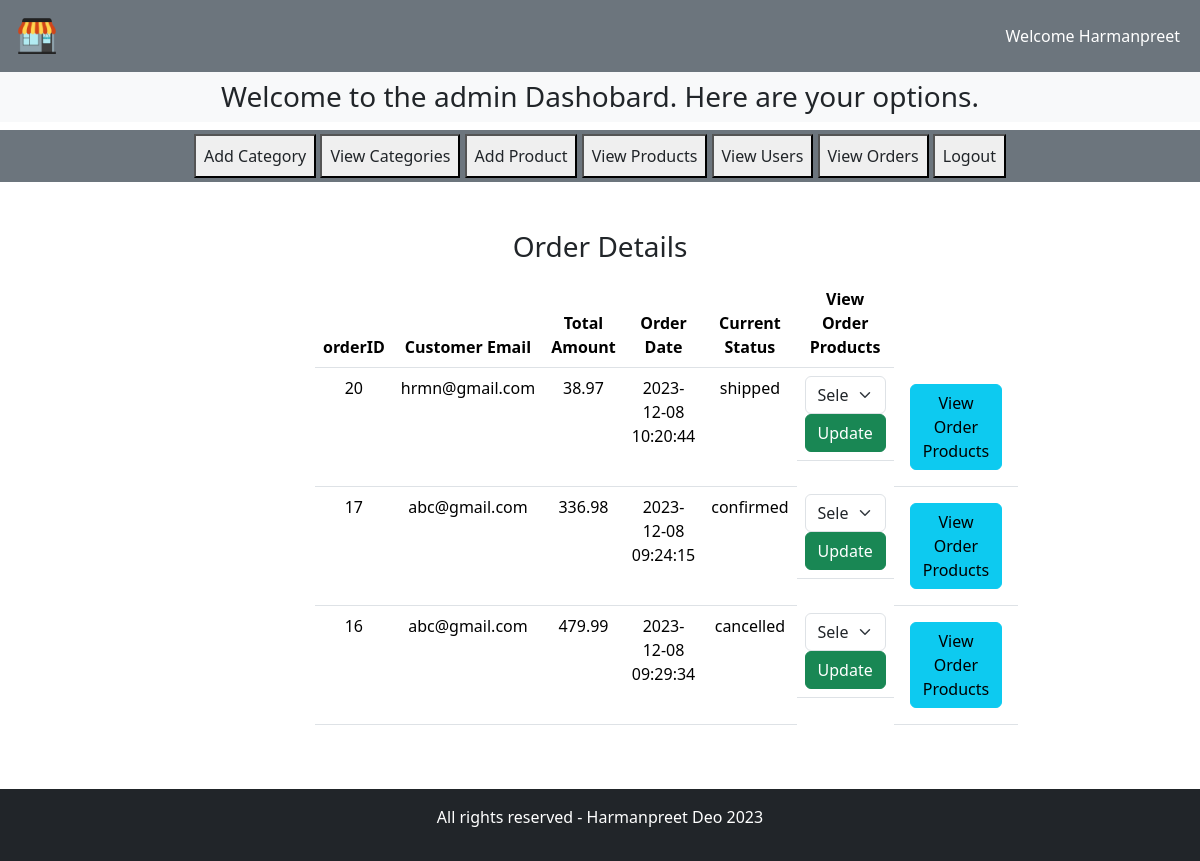
/estorephp/admin/index.php?viewOrders (signed in), run on the app's committed database.
### tables this page shows
CREATE TABLE `user_orders` (
  `orderID` int(11) NOT NULL,
  `userID` int(6) NOT NULL,
  `totalAmount` decimal(10,2) NOT NULL,
  `orderDate` timestamp NOT NULL DEFAULT current_timestamp() ON UPDATE current_timestamp(),
  `statusCode` int(2) NOT NULL
);

CREATE TABLE `users` (
  `userID` int(6) NOT NULL,
  `username` varchar(25) NOT NULL,
  `email` varchar(50) NOT NULL,
  `password` varchar(255) NOT NULL,
  `street` varchar(50) NOT NULL,
  `city` varchar(25) NOT NULL,
  `state` varchar(50) NOT NULL,
  `country` varchar(25) NOT NULL,
  `zipcode` varchar(6) NOT NULL
);

CREATE TABLE `status` (
  `statusCode` int(2) NOT NULL,
  `statusName` varchar(25) NOT NULL
);

### estorephp/controllers/AdminController.php (called while the page is built, shortened)
<?php
    class AdminController {
        private $model;
        public function __construct($model) {
            $this->model = $model;
        }
        public function getAdminName($id) {
            return $this->model->getAdminName($id);
        }
    }
?>

### estorephp/models/AdminModel.php (called while the page is built, shortened)
<?php
class AdminModel {
    private $db;
    public function __construct($db) {
        $this->db = $db;
    }
    public function getAdminname($id) {
        $query = "SELECT * FROM admins WHERE adminID = :adminID";
        $statement = $this->db->prepare($query);
        $statement->bindValue(':adminID', $id);
        $statement->execute();
        $admin = $statement->fetch();
        if($admin) {
            return $admin;
        }
    }
}
?>

### estorephp/controllers/OrderController.php (called while the page is built, shortened)
<?php
class OrderController {
    private $model;
    public function __construct($mdoel) {
        $this->model = $mdoel;
    }
    public function getOrderStaus($orderID) {
        return $this->model->getOrderStaus($orderID);
    }
    public function viewAllOrders() {
        return $this->model->viewAllOrders();
    }
}

### estorephp/models/OrderModel.php (called while the page is built, shortened)
<?php
    class OrderModel {
        private $db;
        public function __construct($db) {
            $this->db = $db;
        }
        public function getOrderStaus($orderID) {
            $query = "SELECT statusName FROM  status INNER JOIN user_orders
                    ON user_orders.statusCode = status.statusCode
                    WHERE user_orders.orderID = :orderID";
            $statement = $this->db->prepare($query);
            $statement->bindValue(':orderID', $orderID);
            $statement->execute();
            $status = $statement->fetch();
            if($status) {
                return $status['statusName'];
            }
        }
        public function viewAllOrders() {
            $query = "SELECT * FROM user_orders ORDER BY orderID DESC";
            $statement = $this->db->prepare($query);
            $statement->execute();
            $orders = $statement->fetchAll();
            if(count($orders) > 0) {return $orders;}
        }
    }
?>

### estorephp/controllers/UserController.php (called while the page is built, shortened)
<?php
    class UserController {
        private $model;
        public function __construct($model) {
            $this->model = $model;
        }
        public function getUserData($id) {
            return $this->model->getUserData($id);
        }
    }
?>

### estorephp/models/UserModel.php (called while the page is built, shortened)
<?php
    class UserModel {
        private $db;
        public function __construct($db) {
            $this->db = $db;
        }
        public function getUserData($id) {
            $query = "SELECT * FROM users WHERE userID = :userID";
            $statement = $this->db->prepare($query);
            $statement->bindValue(':userID', $id);
            $statement->execute();
            $user = $statement->fetch();
            return $user;
        }
    }
?>

### estorephp/admin/viewOrders.php (the view, shortened to what this page needs)
<?php
    include("../includes/connect.php");
    include("../models/OrderModel.php");
    include("../controllers/OrderController.php");
    include("../models/UserModel.php");
    include("../controllers/UserController.php");
    $userModel = new UserModel($db);
    $userController = new UserController($userModel);
    $orderModel = new OrderModel($db);
    $orderController = new OrderController($orderModel);
    $orders = $orderController->viewAllOrders();
?>
<div class="row">
    <div class="col-lg-3"></div>
    <div class="col-lg-6">
        <div class="row text-center">
            <h3> Order Details</h3>
            <table class="table table-hover mt-2">
                <thead>
                    <th>orderID</th>
                    <th>Customer Email</th>
                    <th>Total Amount</th>
                    <th>Order Date</th>
                    <th>Current Status</th>
                    <th>View Order Products</th>
                </thead>
                <tbody>
                <?php
                    if (isset($orders) && $orders != null) {
                        foreach($orders as $order) {
                            $user = $userController->getUserData($order['userID']);
                            $currentStatus = $orderController->getOrderStaus($order['orderID']);
                            echo'
                                <tr>
                                    <td>'.$order['orderID'].'</td>
                                    <td>'.$user['email'].'</td>
                                    <td>'.$order['totalAmount'].'</td>
                                    <td>'.$order['orderDate'].'</td>
                                    <td>'.$currentStatus.'</td>
                                    <td class="d-flex">
                                    <form action="" method="POST">
                                    <select name="status" class="form-select" required>
                                    <option value="">Select Order Status</option>';
                                    echo '</select>
                                    <input type="hidden" name="action" value="updateStatus">
                                    <input type="hidden" name="orderID" value="'.$order['orderID'].'">
                                    <input type="submit" value="Update" class="btn btn-success"></input>
                                    </form></td>
                                    <td><a href="orderDetails.php?orderID='.$order['orderID'].'" class="btn btn-info m-2">View Order Products</a></td>
                                </tr>
                            ';
                                    }
                    } else {
                        echo "<h4>No Orders at the moment.</h4>";
                    }
                ?>
                </tbody>
        </table>
        </div>
    </div>
    <div class="col-lg-3"></div>
</div>

### estorephp/admin/index.php (shortened to what this page needs)
<?php session_start();
    include("../includes/connect.php");
    include("../models/AdminModel.php");
    include("../controllers/AdminController.php");
    $adminModel = new AdminModel($db);
    $adminController = new AdminController($adminModel);
    if(isset($_SESSION['admin'])) {
        $adminID = $_SESSION['admin'];
        $adminName = $adminController->getAdminName($adminID)['firstName'];
    }
?>
<!DOCTYPE html>
<html lang="en">
<head>
    <link href="https://cdn.jsdelivr.net/npm/bootstrap@5.3.2/dist/css/bootstrap.min.css" rel="stylesheet">
    <link rel="stylesheet" href="https://cdnjs.cloudflare.com/ajax/libs/font-awesome/6.5.1/css/all.min.css" />
    <link rel="stylesheet" href="../style.css">
</head>
<body>
    <?php
    if(isset($_SESSION['admin'])) {
        ?>
    <div class="container-fluid p-0">
        <nav class="navbar navbar-expand-lg navbar-light bg-secondary">
            <div class="container-fluid">
                <img src="../images/shoplogo.png" class="logo" alt="">
                <nav class="navbar navbar-expand-lg">
                    <ul class="navbar-nav">
                        <li class="nav-item">
                            <a href="adminProfile.php" class="nav-link text-white"> Welcome <?php echo $adminName?></a>
                        </li>
                    </ul>
                </nav>
            </div>
        </nav>
    </div>
    <div class="bg-light">
        <h3 class="text-center p-2">Welcome to the admin Dashobard. Here are your options.</h3>
    </div>
    <div class="row">
        <div class="col-lg-12 bg-secondary p-1">
            <div class="button text-center">
                <button><a href="index.php?insertCategory" class="nav-link text-dark p-2">Add Category</a></button>
                <button><a href="viewCategories.php" class="nav-link text-dark p-2">View Categories</a></button>
                <button><a href="insertProduct.php" class="nav-link text-dark p-2">Add Product</a></button>
                <button><a href="viewProducts.php" class="nav-link text-dark p-2">View Products</a></button>
                <button><a href="index.php?viewUsers" class="nav-link text-dark p-2">View Users</a></button>
                <button><a href="index.php?viewOrders" class="nav-link text-dark p-2">View Orders</a></button>
                <button><a href="logout.php" class="nav-link text-dark p-2">Logout</a></button>
            </div>
        </div>
    </div>
    <div class="container my-5">
        <?php
            if (isset($_GET['insertCategory'])) {
                include("./insertCategory.php");
            } else if (isset($_GET['viewUsers'])) {
                include("./viewUsers.php");
            } else if (isset($_GET['viewOrders'])) {
                include("./viewOrders.php");
            }
        ?>
    </div>
    <?php  include("../includes/footer.php");
    }   else {
        header("Location: login.php");
    }
    ?>
</body>
</html>

### estorephp/style.css (style rules this page uses)
* { margin: 0; padding: 0; box-sizing: border-box; }
.logo { height: 50px; width: 50px; }

### data on the page
user_orders: orderID "20", userID.email "hrmn@gmail.com", totalAmount "38.97", orderDate "2023-12-08 10:20:44", orderID.statusName "shipped"
user_orders: orderID "17", userID.email "abc@gmail.com", totalAmount "336.98", orderDate "2023-12-08 09:24:15", orderID.statusName "confirmed"
user_orders: orderID "16", userID.email "abc@gmail.com", totalAmount "479.99", orderDate "2023-12-08 09:29:34", orderID.statusName "cancelled"

### other printed values
$adminName "Harmanpreet"
